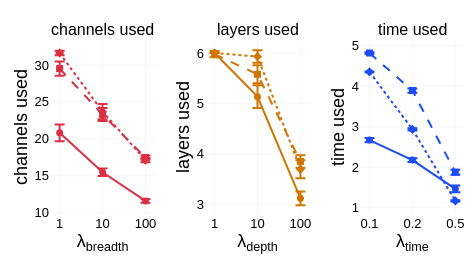

This figure's notebook cell:
### Code cell
dataset_order = ["mnist", "cifar10", "tiny-imagenet"]
DATASET_LABELS = {"mnist": "MNIST", "cifar10": "CIFAR-10", "tiny-imagenet": "Tiny ImageNet"}  # display names
dataset_dashes = {
    "mnist": "solid",
    "cifar10": "dash",
    "tiny-imagenet": "dot",
}
dataset_symbols = {
    "mnist": "circle",
    "cifar10": "square",
    "tiny-imagenet": "diamond",
}

resources = [
    ("channels_used", "channels used", "lam_breadth", cfg_base.plotting.breadth),
    ("layers_used", "layers used", "lam_depth", cfg_base.plotting.depth),
    ("time_used", "time used", "lam_time", cfg_base.plotting.time),
]


n = cfg_base.experiment.n_instances
multiplier = t.ppf(0.975, df=n - 1)

fig = make_subplots(rows=1, cols=3, horizontal_spacing=0.12,
                    subplot_titles=["channels used", "layers used", "time used"])

for dataset in reversed(dataset_order):
    fig.add_trace(go.Scatter(
        x=[None], y=[None],
        mode="lines+markers",
        marker=dict(size=7, symbol=dataset_symbols[dataset], color="black"),
        line=dict(color="black", width=2, dash=dataset_dashes[dataset]),
        name=DATASET_LABELS[dataset],
        # showlegend=True,
        showlegend=False,
    ), row=1, col=1)

for i, (resource_col, ylabel, lam_col, color) in enumerate(resources):
    instance_means = model_df.groupby(["dataset", lam_col, "instance"])[resource_col].mean().reset_index()
    stats = instance_means.groupby(["dataset", lam_col])[resource_col].agg(["mean", "std"]).reset_index()

    for dataset in dataset_order:

        ds_stats = stats[stats["dataset"] == dataset].sort_values(lam_col)
        sems = multiplier * ds_stats["std"] / np.sqrt(n)

        fig.add_trace(go.Scatter(
            x=ds_stats[lam_col],
            y=ds_stats["mean"],
            error_y=dict(type="data", array=sems, visible=True),
            mode="lines+markers",
            marker=dict(size=7, symbol=dataset_symbols[dataset]),
            line=dict(color=color, width=2, dash=dataset_dashes[dataset]),
            name=DATASET_LABELS[dataset],
            showlegend=False,
        ), row=1, col=i + 1)

    fig.update_xaxes(
        title_text=f"λ<sub>{lam_col.replace('lam_', '')}</sub>",
        type="category",
        row=1, col=i + 1,
        title_standoff=0,
    )
    fig.update_yaxes(title_text=ylabel, row=1, col=i + 1, title_standoff=2)

fig.update_layout(
    width=WIDTH * 0.45,
    height=WIDTH * 0.25,
    margin=dict(l=50, r=10, t=40, b=50),
    showlegend=True,
)
fig.show()

nn_bowl.utils.save_figure(fig, figures_dir, "datasets_resources_used_by_lambda", scale=4)

### Figure 1 — Plotly figure (JSON) as saved in the notebook; plotly's stock layout.template omitted (floating-point values rounded to 4 significant figures)
{"data": [{"line": {"color": "black", "dash": "dot", "width": 2}, "marker": {"color": "black", "size": 7, "symbol": "diamond"}, "mode": "lines+markers", "name": "Tiny ImageNet", "showlegend": false, "type": "scatter", "x": [null], "xaxis": "x", "y": [null], "yaxis": "y"}, {"line": {"color": "black", "dash": "dash", "width": 2}, "marker": {"color": "black", "size": 7, "symbol": "square"}, "mode": "lines+markers", "name": "CIFAR-10", "showlegend": false, "type": "scatter", "x": [null], "xaxis": "x", "y": [null], "yaxis": "y"}, {"line": {"color": "black", "dash": "solid", "width": 2}, "marker": {"color": "black", "size": 7, "symbol": "circle"}, "mode": "lines+markers", "name": "MNIST", "showlegend": false, "type": "scatter", "x": [null], "xaxis": "x", "y": [null], "yaxis": "y"}, {"error_y": {"array": [1.131, 0.5032, 0.2544], "type": "data", "visible": true}, "line": {"color": "#d93045", "dash": "solid", "width": 2}, "marker": {"size": 7, "symbol": "circle"}, "mode": "lines+markers", "name": "MNIST", "showlegend": false, "type": "scatter", "x": [1.0, 10.0, 100.0], "xaxis": "x", "y": [20.82, 15.47, 11.59], "yaxis": "y"}, {"error_y": {"array": [0.9658, 0.8841, 0.274], "type": "data", "visible": true}, "line": {"color": "#d93045", "dash": "dash", "width": 2}, "marker": {"size": 7, "symbol": "square"}, "mode": "lines+markers", "name": "CIFAR-10", "showlegend": false, "type": "scatter", "x": [1.0, 10.0, 100.0], "xaxis": "x", "y": [29.51, 23.28, 17.46], "yaxis": "y"}, {"error_y": {"array": [0.3083, 1.04, 0.278], "type": "data", "visible": true}, "line": {"color": "#d93045", "dash": "dot", "width": 2}, "marker": {"size": 7, "symbol": "diamond"}, "mode": "lines+markers", "name": "Tiny ImageNet", "showlegend": false, "type": "scatter", "x": [1.0, 10.0, 100.0], "xaxis": "x", "y": [31.62, 23.69, 17.12], "yaxis": "y"}, {"error_y": {"array": [0.0, 0.2267, 0.138], "type": "data", "visible": true}, "line": {"color": "#cf7602", "dash": "solid", "width": 2}, "marker": {"size": 7, "symbol": "circle"}, "mode": "lines+markers", "name": "MNIST", "showlegend": false, "type": "scatter", "x": [1.0, 10.0, 100.0], "xaxis": "x2", "y": [6.0, 5.133, 3.111], "yaxis": "y2"}, {"error_y": {"array": [0.0617, 0.1799, 0.1234], "type": "data", "visible": true}, "line": {"color": "#cf7602", "dash": "dash", "width": 2}, "marker": {"size": 7, "symbol": "square"}, "mode": "lines+markers", "name": "CIFAR-10", "showlegend": false, "type": "scatter", "x": [1.0, 10.0, 100.0], "xaxis": "x2", "y": [5.978, 5.578, 3.844], "yaxis": "y2"}, {"error_y": {"array": [0.0, 0.1234, 0.1799], "type": "data", "visible": true}, "line": {"color": "#cf7602", "dash": "dot", "width": 2}, "marker": {"size": 7, "symbol": "diamond"}, "mode": "lines+markers", "name": "Tiny ImageNet", "showlegend": false, "type": "scatter", "x": [1.0, 10.0, 100.0], "xaxis": "x2", "y": [6.0, 5.933, 3.689], "yaxis": "y2"}, {"error_y": {"array": [0.05255, 0.04416, 0.08323], "type": "data", "visible": true}, "line": {"color": "#1D4DF2", "dash": "solid", "width": 2}, "marker": {"size": 7, "symbol": "circle"}, "mode": "lines+markers", "name": "MNIST", "showlegend": false, "type": "scatter", "x": [0.1, 0.2, 0.5], "xaxis": "x3", "y": [2.672, 2.176, 1.467], "yaxis": "y3"}, {"error_y": {"array": [0.02322, 0.05107, 0.06197], "type": "data", "visible": true}, "line": {"color": "#1D4DF2", "dash": "dash", "width": 2}, "marker": {"size": 7, "symbol": "square"}, "mode": "lines+markers", "name": "CIFAR-10", "showlegend": false, "type": "scatter", "x": [0.1, 0.2, 0.5], "xaxis": "x3", "y": [4.822, 3.895, 1.875], "yaxis": "y3"}, {"error_y": {"array": [0.008307, 0.02826, 0.01503], "type": "data", "visible": true}, "line": {"color": "#1D4DF2", "dash": "dot", "width": 2}, "marker": {"size": 7, "symbol": "diamond"}, "mode": "lines+markers", "name": "Tiny ImageNet", "showlegend": false, "type": "scatter", "x": [0.1, 0.2, 0.5], "xaxis": "x3", "y": [4.356, 2.936, 1.167], "yaxis": "y3"}], "layout": {"annotations": [{"font": {"size": 16}, "showarrow": false, "text": "channels used", "x": 0.1267, "xanchor": "center", "xref": "paper", "y": 1, "yanchor": "bottom", "yref": "paper"}, {"font": {"size": 16}, "showarrow": false, "text": "layers used", "x": 0.5, "xanchor": "center", "xref": "paper", "y": 1, "yanchor": "bottom", "yref": "paper"}, {"font": {"size": 16}, "showarrow": false, "text": "time used", "x": 0.8733, "xanchor": "center", "xref": "paper", "y": 1, "yanchor": "bottom", "yref": "paper"}], "height": 264, "margin": {"b": 50, "l": 50, "r": 10, "t": 40}, "showlegend": true, "width": 475.2, "xaxis": {"anchor": "y", "domain": [0, 0.2533], "title": {"standoff": 0, "text": "λ<sub>breadth</sub>"}, "type": "category"}, "xaxis2": {"anchor": "y2", "domain": [0.3733, 0.6267], "title": {"standoff": 0, "text": "λ<sub>depth</sub>"}, "type": "category"}, "xaxis3": {"anchor": "y3", "domain": [0.7467, 1], "title": {"standoff": 0, "text": "λ<sub>time</sub>"}, "type": "category"}, "yaxis": {"anchor": "x", "domain": [0, 1], "title": {"standoff": 2, "text": "channels used"}}, "yaxis2": {"anchor": "x2", "domain": [0, 1], "title": {"standoff": 2, "text": "layers used"}}, "yaxis3": {"anchor": "x3", "domain": [0, 1], "title": {"standoff": 2, "text": "time used"}}}}
